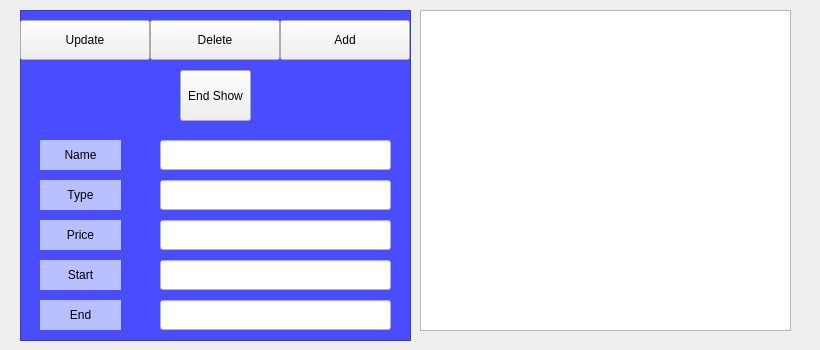
     <widget class="QWidget" name="page_8">
      <widget class="QPushButton" name="btnReset">
       <property name="geometry">
        <rect>
         <x>180</x>
         <y>70</y>
         <width>71</width>
         <height>51</height>
        </rect>
       </property>
       <property name="styleSheet">
        <string notr="true">QPushButton:hover{
background-color: rgb(50,110,255);
color: rgb(255,255,255);
}
QPushButton:pressed{
background-color:rgb(50,110,255);
}</string>
       </property>
       <property name="text">
        <string>End Show</string>
       </property>
      </widget>
      <widget class="QLabel" name="label_bg_2">
       <property name="geometry">
        <rect>
         <x>-6</x>
         <y>-5</y>
         <width>811</width>
         <height>341</height>
        </rect>
       </property>
       <property name="text">
        <string/>
       </property>
      </widget>
      <widget class="QLineEdit" name="txt_name_3">
       <property name="geometry">
        <rect>
         <x>160</x>
         <y>140</y>
         <width>231</width>
         <height>30</height>
        </rect>
       </property>
       <property name="styleSheet">
        <string notr="true">
background:white;
color:black;
</string>
       </property>
       <property name="inputMethodHints">
        <set>Qt::ImhNoEditMenu</set>
       </property>
       <property name="echoMode">
        <enum>QLineEdit::Normal</enum>
       </property>
      </widget>
      <widget class="QLabel" name="lbl_start_3">
       <property name="geometry">
        <rect>
         <x>40</x>
         <y>260</y>
         <width>81</width>
         <height>30</height>
        </rect>
       </property>
       <property name="styleSheet">
        <string notr="true">background: rgb(185, 192, 255);
color:black;</string>
       </property>
       <property name="text">
        <string>Start</string>
       </property>
       <property name="alignment">
        <set>Qt::AlignCenter</set>
       </property>
      </widget>
      <widget class="QTableView" name="tableView_3">
       <property name="geometry">
        <rect>
         <x>420</x>
         <y>10</y>
         <width>371</width>
         <height>321</height>
        </rect>
       </property>
      </widget>
      <widget class="QListView" name="listView_6">
       <property name="geometry">
        <rect>
         <x>20</x>
         <y>10</y>
         <width>391</width>
         <height>331</height>
        </rect>
       </property>
       <property name="styleSheet">
        <string notr="true">background-color:rgb(73, 76, 255)</string>
       </property>
      </widget>
      <widget class="QLabel" name="lbl_type_3">
       <property name="geometry">
        <rect>
         <x>40</x>
         <y>180</y>
         <width>81</width>
         <height>30</height>
        </rect>
       </property>
       <property name="styleSheet">
        <string notr="true">background: rgb(185, 192, 255);
color:black;</string>
       </property>
       <property name="text">
        <string>Type</string>
       </property>
       <property name="alignment">
        <set>Qt::AlignCenter</set>
       </property>
      </widget>
      <widget class="QLabel" name="lbl_end_5">
       <property name="geometry">
        <rect>
         <x>40</x>
         <y>300</y>
         <width>81</width>
         <height>30</height>
        </rect>
       </property>
       <property name="styleSheet">
        <string notr="true">background: rgb(185, 192, 255);
color:black;</string>
       </property>
       <property name="text">
        <string>End</string>
       </property>
       <property name="alignment">
        <set>Qt::AlignCenter</set>
       </property>
      </widget>
      <widget class="QLabel" name="lbl_name_5">
       <property name="geometry">
        <rect>
         <x>40</x>
         <y>140</y>
         <width>81</width>
         <height>30</height>
        </rect>
       </property>
       <property name="styleSheet">
        <string notr="true">background: rgb(185, 192, 255);
color:black;</string>
       </property>
       <property name="text">
        <string>Name</string>
       </property>
       <property name="alignment">
        <set>Qt::AlignCenter</set>
       </property>
      </widget>
      <widget class="QLabel" name="lbl_price_4">
       <property name="geometry">
        <rect>
         <x>40</x>
         <y>220</y>
         <width>81</width>
         <height>30</height>
        </rect>
       </property>
       <property name="autoFillBackground">
        <bool>false</bool>
       </property>
       <property name="styleSheet">
        <string notr="true">background: rgb(185, 192, 255);
color:black;</string>
       </property>
       <property name="text">
        <string>Price</string>
       </property>
       <property name="alignment">
        <set>Qt::AlignCenter</set>
       </property>
      </widget>
      <widget class="QLineEdit" name="txt_type">
       <property name="geometry">
        <rect>
         <x>160</x>
         <y>180</y>
         <width>231</width>
         <height>30</height>
        </rect>
       </property>
       <property name="styleSheet">
        <string notr="true">
background:white;
color:black;
</string>
       </property>
       <property name="inputMethodHints">
        <set>Qt::ImhNoEditMenu</set>
       </property>
       <property name="echoMode">
        <enum>QLineEdit::Normal</enum>
       </property>
      </widget>
      <widget class="QLineEdit" name="txt_price">
       <property name="geometry">
        <rect>
         <x>160</x>
         <y>220</y>
         <width>231</width>
         <height>30</height>
        </rect>
       </property>
       <property name="styleSheet">
        <string notr="true">
background:white;
color:black;
</string>
       </property>
       <property name="inputMethodHints">
        <set>Qt::ImhNoEditMenu</set>
       </property>
       <property name="echoMode">
        <enum>QLineEdit::Normal</enum>
       </property>
      </widget>
      <widget class="QLineEdit" name="txt_start">
       <property name="geometry">
        <rect>
         <x>160</x>
         <y>260</y>
         <width>231</width>
         <height>30</height>
        </rect>
       </property>
       <property name="styleSheet">
        <string notr="true">
background:white;
color:black;
</string>
       </property>
       <property name="inputMethodHints">
        <set>Qt::ImhNoEditMenu</set>
       </property>
       <property name="echoMode">
        <enum>QLineEdit::Normal</enum>
       </property>
      </widget>
      <widget class="QLineEdit" name="txt_end">
       <property name="geometry">
        <rect>
         <x>160</x>
         <y>300</y>
         <width>231</width>
         <height>30</height>
        </rect>
       </property>
       <property name="styleSheet">
        <string notr="true">
background:white;
color:black;
</string>
       </property>
       <property name="inputMethodHints">
        <set>Qt::ImhNoEditMenu</set>
       </property>
       <property name="echoMode">
        <enum>QLineEdit::Normal</enum>
       </property>
      </widget>
      <widget class="QPushButton" name="btn_add_2">
       <property name="geometry">
        <rect>
         <x>280</x>
         <y>20</y>
         <width>130</width>
         <height>40</height>
        </rect>
       </property>
       <property name="styleSheet">
        <string notr="true">QPushButton:hover{
background-color: rgb(50,110,255);
color: rgb(255,255,255);
}
QPushButton:pressed{
background-color:rgb(50,110,255);
}</string>
       </property>
       <property name="text">
        <string>Add</string>
       </property>
      </widget>
      <widget class="QPushButton" name="btn_update_2">
       <property name="geometry">
        <rect>
         <x>20</x>
         <y>20</y>
         <width>130</width>
         <height>40</height>
        </rect>
       </property>
       <property name="styleSheet">
        <string notr="true">QPushButton:hover{
background-color: rgb(50,110,255);
color: rgb(255,255,255);
}
QPushButton:pressed{
background-color:rgb(50,110,255);
}</string>
       </property>
       <property name="text">
        <string>Update</string>
       </property>
      </widget>
      <widget class="QPushButton" name="btn_delete_2">
       <property name="geometry">
        <rect>
         <x>150</x>
         <y>20</y>
         <width>130</width>
         <height>40</height>
        </rect>
       </property>
       <property name="styleSheet">
        <string notr="true">QPushButton:hover{
background-color: rgb(50,110,255);
color: rgb(255,255,255);
}
QPushButton:pressed{
background-color:rgb(50,110,255);
}</string>
       </property>
       <property name="text">
        <string>Delete</string>
       </property>
      </widget>
      <zorder>label_bg_2</zorder>
      <zorder>tableView_3</zorder>
      <zorder>listView_6</zorder>
      <zorder>lbl_type_3</zorder>
      <zorder>lbl_end_5</zorder>
      <zorder>lbl_name_5</zorder>
      <zorder>lbl_price_4</zorder>
      <zorder>btnReset</zorder>
      <zorder>lbl_start_3</zorder>
      <zorder>txt_name_3</zorder>
      <zorder>txt_type</zorder>
      <zorder>txt_price</zorder>
      <zorder>txt_start</zorder>
      <zorder>txt_end</zorder>
      <zorder>btn_add_2</zorder>
      <zorder>btn_update_2</zorder>
      <zorder>btn_delete_2</zorder>
     </widget>
